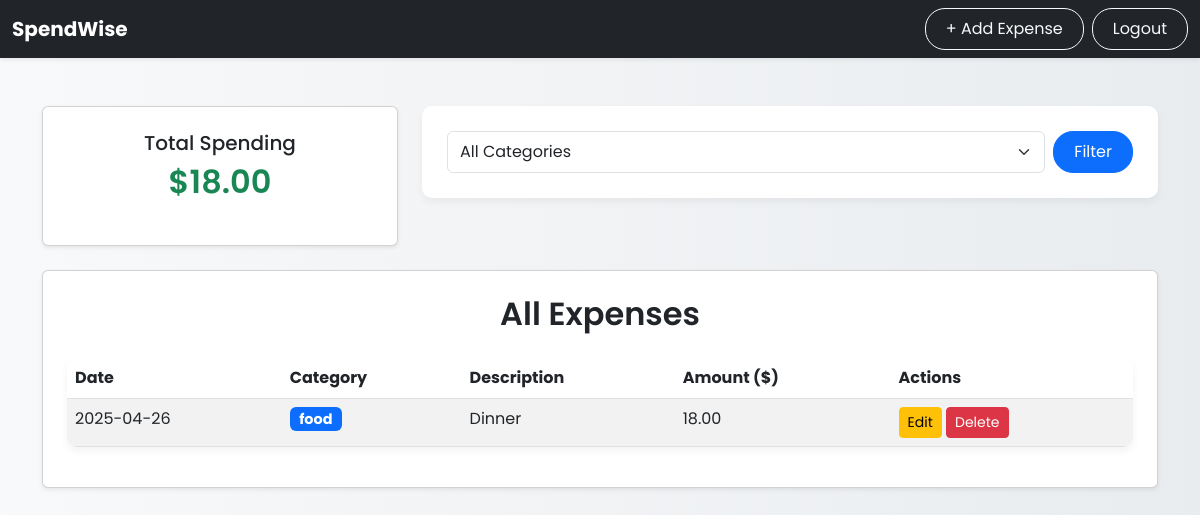
Page / (signed in) on the earlier database version.
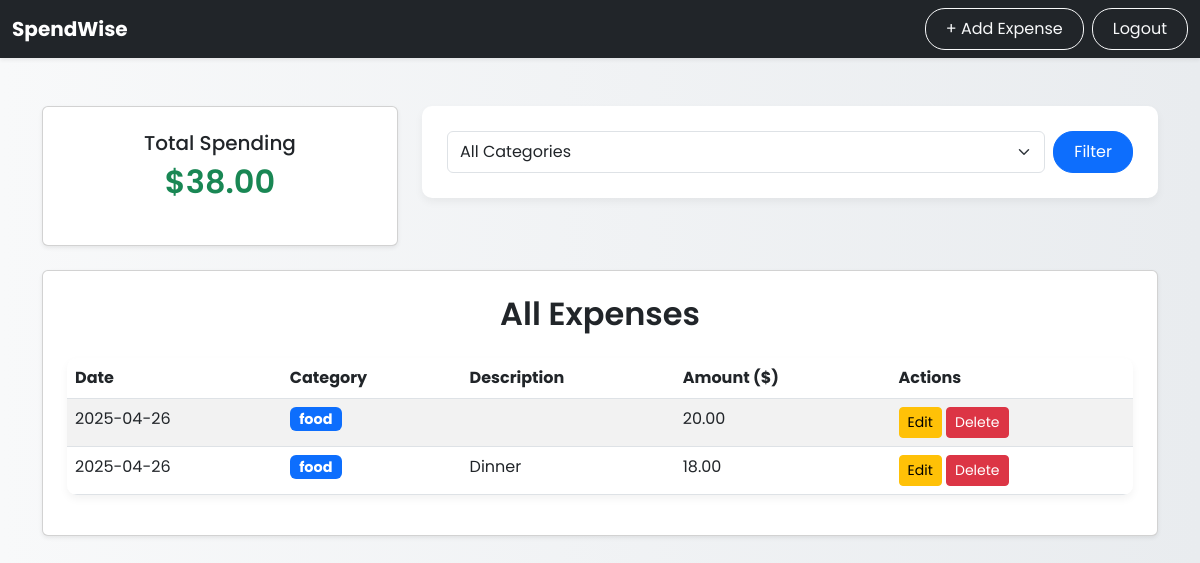
Same page on the later database version.
### app/models.py (models this page shows)
class Expense(db.Model):
    id = db.Column(db.Integer, primary_key=True)
    category = db.Column(db.String(100), nullable=False)
    amount = db.Column(db.Float, nullable=False)
    date = db.Column(db.DateTime, default=datetime.utcnow)
    description = db.Column(db.String(255))
    user_id = db.Column(db.Integer, db.ForeignKey('user.id'), nullable=False)

### app/routes.py (the view)
@main.route('/')
@login_required
def index():
    category_filter = request.args.get('category')
    if category_filter:
        expenses = Expense.query.filter_by(user_id=current_user.id, category=category_filter).order_by(Expense.date.desc()).all()
    else:
        expenses = Expense.query.filter_by(user_id=current_user.id).order_by(Expense.date.desc()).all()
    total_amount = sum(exp.amount for exp in expenses)
    categories = db.session.query(Expense.category).distinct().filter_by(user_id=current_user.id).all()
    return render_template('index.html', expenses=expenses, total_amount=total_amount, categories=[c[0] for c in categories])

### app/__init__.py (called while the page is built)
def create_app():
    app = Flask(__name__)
    app.config['SECRET_KEY'] = 'your_secret_key'
    app.config['SQLALCHEMY_DATABASE_URI'] = 'sqlite:///spendwise.db'
    app.config['SQLALCHEMY_TRACK_MODIFICATIONS'] = False
    db.init_app(app)
    login_manager = LoginManager()
    login_manager.login_view = 'main.login'
    login_manager.init_app(app)
    from .models import User
    @login_manager.user_loader
    def load_user(user_id):
        return User.query.get(int(user_id))
    from .routes import main
    app.register_blueprint(main)
    with app.app_context():
        db.create_all()
    return app

### app/templates/index.html (shortened to what this page needs)
{% extends 'base.html' %}
{% block content %}
<div class="row mb-4">
    <div class="col-md-4">
        <div class="card p-4 shadow-sm text-center">
            <h5>Total Spending</h5>
            <h2 class="text-success">${{ "%.2f"|format(total_amount) }}</h2>
        </div>
    </div>
    <div class="col-md-8">
        <form method="GET" action="{{ url_for('main.index') }}" class="d-flex">
            <select name="category" class="form-select me-2">
                <option value="">All Categories</option>
            </select>
            <button type="submit" class="btn btn-primary">Filter</button>
        </form>
    </div>
</div>
<div class="card p-4 shadow-sm">
    <h2 class="text-center mb-4">All Expenses</h2>
    <table class="table table-hover table-striped">
        <thead>
            <tr>
                <th>Date</th>
                <th>Category</th>
                <th>Description</th>
                <th>Amount ($)</th>
                <th>Actions</th>
            </tr>
        </thead>
        <tbody>
            {% for exp in expenses %}
            <tr>
                <td>{{ exp.date.strftime('%Y-%m-%d') }}</td>
                <td><span class="badge bg-primary">{{ exp.category }}</span></td>
                <td>{{ exp.description }}</td>
                <td>{{ "%.2f"|format(exp.amount) }}</td>
                <td>
                    <a href="{{ url_for('main.edit_expense', expense_id=exp.id) }}" class="btn btn-sm btn-warning">Edit</a>
                    <a href="{{ url_for('main.delete_expense', expense_id=exp.id) }}" class="btn btn-sm btn-danger">Delete</a>
                </td>
            </tr>
            {% endfor %}
        </tbody>
    </table>
</div>
{% endblock %}

### app/templates/base.html (shortened to what this page needs)
<!DOCTYPE html>
<html lang="en">
<head>
    <link href="https://cdn.jsdelivr.net/npm/bootstrap@5.3.0/dist/css/bootstrap.min.css" rel="stylesheet">
    <link rel="stylesheet" href="{{ url_for('static', filename='style.css') }}">
</head>
<body>
<nav class="navbar navbar-expand-lg navbar-dark bg-dark shadow-sm sticky-top">
    <div class="container-fluid">
        <a class="navbar-brand fw-bold" href="{{ url_for('main.index') }}">SpendWise</a>
        <div class="d-flex">
            {% if current_user.is_authenticated %}
            <a href="{{ url_for('main.add_expense') }}" class="btn btn-outline-light me-2">+ Add Expense</a>
            <a href="{{ url_for('main.logout') }}" class="btn btn-outline-light">Logout</a>
            {% else %}
            <a href="{{ url_for('main.login') }}" class="btn btn-outline-light me-2">Login</a>
            <a href="{{ url_for('main.register') }}" class="btn btn-light">Register</a>
            {% endif %}
        </div>
    </div>
</nav>
<div class="container my-5">
    {% block content %}{% endblock %}
</div>
</body>
</html>

### app/static/style.css (style rules this page uses)
body { font-family: 'Poppins', sans-serif; background: linear-gradient(to right, #f8f9fa, #e9ecef); min-height: 100vh; }
h2 { font-weight: 600; margin-bottom: 20px; text-align: center; }
.table { background: #fff; border-radius: 10px; overflow: hidden; box-shadow: 0 4px 8px rgba(0,0,0,0.05); }
form { background: #fff; padding: 25px; border-radius: 10px; box-shadow: 0 4px 8px rgba(0,0,0,0.05); }
form input, form button { border-radius: 8px; }
.btn-primary, .btn-outline-light, .btn-light { border-radius: 20px; padding: 8px 20px; transition: all 0.3s ease; }
.badge { font-size: 90%; }

Differences in the rows shown:
added Expense: date "2025-04-26", category "food", amount "20.00"
Other differences:
{{ "%.2f"|format(total_amount) }}: "18.00" → "38.00"
